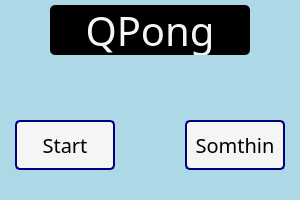
<?xml version="1.0" encoding="UTF-8"?>
<ui version="4.0">
 <class>Widget</class>
 <widget class="QWidget" name="Widget">
  <property name="geometry">
   <rect>
    <x>0</x>
    <y>0</y>
    <width>300</width>
    <height>200</height>
   </rect>
  </property>
  <property name="minimumSize">
   <size>
    <width>300</width>
    <height>200</height>
   </size>
  </property>
  <property name="maximumSize">
   <size>
    <width>300</width>
    <height>200</height>
   </size>
  </property>
  <property name="windowTitle">
   <string>Widget</string>
  </property>
  <property name="styleSheet">
   <string notr="true">background-color: lightblue;</string>
  </property>
  <widget class="QLabel" name="label">
   <property name="geometry">
    <rect>
     <x>50</x>
     <y>5</y>
     <width>200</width>
     <height>50</height>
    </rect>
   </property>
   <property name="styleSheet">
    <string notr="true">background-color: black;
color: whitesmoke;
font: Times New Roman;
font-size: 40px;
border-radius: 5px;
border: none;</string>
   </property>
   <property name="text">
    <string>QPong</string>
   </property>
   <property name="alignment">
    <set>Qt::AlignCenter</set>
   </property>
  </widget>
  <widget class="QPushButton" name="startGame">
   <property name="geometry">
    <rect>
     <x>15</x>
     <y>120</y>
     <width>100</width>
     <height>50</height>
    </rect>
   </property>
   <property name="cursor">
    <cursorShape>PointingHandCursor</cursorShape>
   </property>
   <property name="styleSheet">
    <string notr="true">color: black;
background-color: whitesmoke;
border-radius: 5px;
font: Times New Roman;
font-size: 20px;
border: 2px solid navy;</string>
   </property>
   <property name="text">
    <string>Start</string>
   </property>
  </widget>
  <widget class="QPushButton" name="otherButton">
   <property name="geometry">
    <rect>
     <x>185</x>
     <y>120</y>
     <width>100</width>
     <height>50</height>
    </rect>
   </property>
   <property name="cursor">
    <cursorShape>PointingHandCursor</cursorShape>
   </property>
   <property name="styleSheet">
    <string notr="true">color: black;
background-color: whitesmoke;
border-radius: 5px;
font: Times New Roman;
font-size: 20px;
border: 2px solid navy;</string>
   </property>
   <property name="text">
    <string>Somthin</string>
   </property>
  </widget>
 </widget>
 <resources/>
 <connections/>
</ui>
